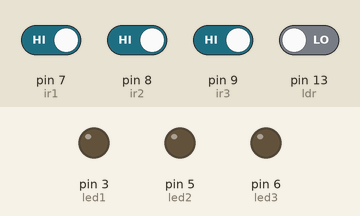
Bench run of a sketch on a simulated Arduino Uno, built with avr-gcc and run on an emulated ATmega328P. On the bench: output pins drawn as LEDs (lit = HIGH). The inputs (shaded band) are chosen by the test bench; at power-on: pin 7 (ir1), pin 8 (ir2), pin 9 (ir3) HIGH, pin 13 (ldr) LOW.

Above: at 1.2 s.
1.3 s: pin 13 (ldr) driven HIGH
At 1.7 s:
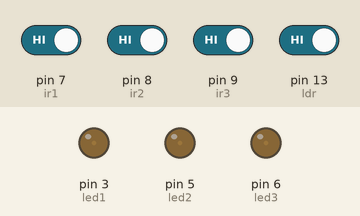
2.8 s: pin 7 (ir1) driven LOW
At 4.0 s:
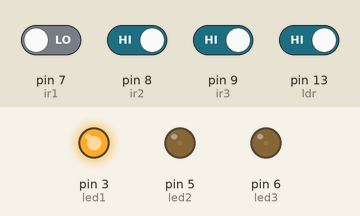
4.3 s: pin 7 (ir1) driven HIGH
At 6.4 s:
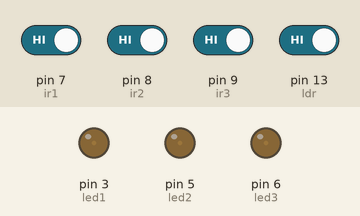
7.3 s: pin 8 (ir2) driven LOW
At 8.5 s:
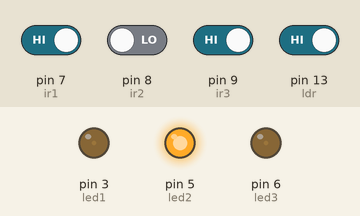
8.8 s: pin 8 (ir2) driven HIGH
At 11.0 s:
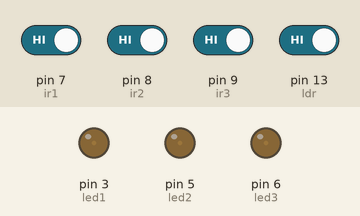
11.8 s: pin 9 (ir3) driven LOW
At 12.2 s:
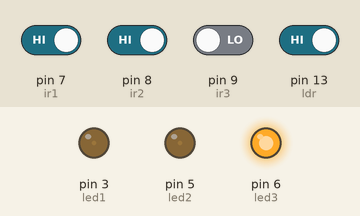
Timing chart, 0 to 14.3 s (numbered marks = the images above; inputs shaded):
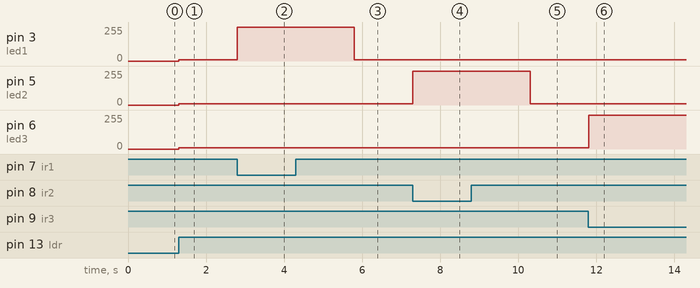

The sketch:

IoT.ino
```cpp
#define ldr 13
#define led1 3
#define led2 5
#define led3 6
#define ir1 7
#define ir2 8
#define ir3 9
void setup() {
  pinMode(ldr, INPUT);

  pinMode(ir1, INPUT);
  pinMode(ir2, INPUT);
  pinMode(ir3, INPUT);

  pinMode(led1, OUTPUT);
  pinMode(led2, OUTPUT);
  pinMode(led3, OUTPUT);

}

void loop() {
 int sens = digitalRead(ldr);
 int val1 = digitalRead(ir1);
 int val2 = digitalRead(ir2);
 int val3 = digitalRead(ir3);
 if (sens == HIGH)
 {
  analogWrite(led1, 0);
  analogWrite(led2, 0);
  analogWrite(led3, 0);
  if (val1 == LOW)
  {
    analogWrite(led1, 255);
    analogWrite(led2, 10);
    analogWrite(led3, 10);
    delay(3000);
  }
  else if (val2 == LOW)
  {
    analogWrite(led1, 10);
    analogWrite(led2, 255);
    analogWrite(led3, 10);
    delay(3000);
  }

  else if (val3 == LOW)
  {
   analogWrite(led1, 10);
   analogWrite(led2, 10);
   analogWrite(led3, 255);
   delay(3000);
  }
  else
  {
  analogWrite(led1, 10);
  analogWrite(led2, 10);
  analogWrite(led3, 10);
  delay(100);
  }
 }
 else
 {

  analogWrite(led1, 0);
  analogWrite(led2, 0);
  analogWrite(led3, 0);
  delay(100);
 }
}
```

Measured:
- after the input at 1.3 s, pin 3 (led1), pin 5 (led2), pin 6 (led3): 0/255 → 10/255 at once
- after the input at 2.8 s, pin 3 (led1): 10/255 → 255/255 at once
- after the input at 4.3 s, pin 3 (led1): 255/255 → 10/255 after 1.5 s
- after the input at 7.3 s, pin 5 (led2): 10/255 → 255/255 at once
- after the input at 8.8 s, pin 5 (led2): 255/255 → 10/255 after 1.5 s
- after the input at 11.8 s, pin 6 (led3): 10/255 → 255/255 at once
